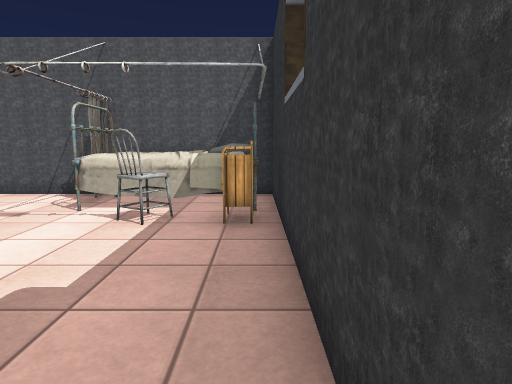
view 1 (above)

16 first-person views from a walk through a scene from a Unity 3-D project. The camera is 1.3 m above the floor, tilts 8° down and sees 75° across. The floor is counted in squares, 1 m on a side. Each view is taken from the middle of a square. On the plan, view 1 faces up. The plan holds only what a view shows up to about 14 squares ahead; the rest is blank. The place goes on beyond the plan. The player is left out. Some animated figures are left out. Door leaves are left out, so doorways stand open. Some surface patterns are stand-ins.

view 2
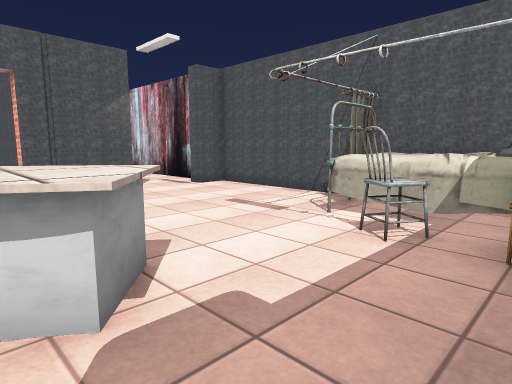

view 3
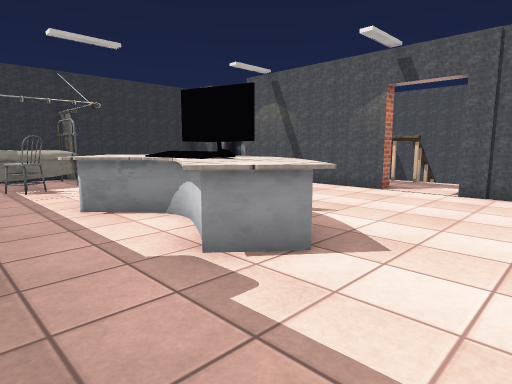

view 4
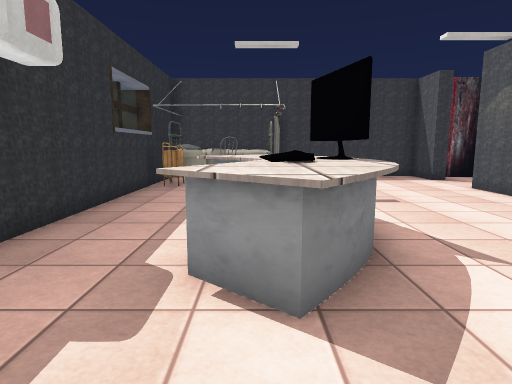

view 5
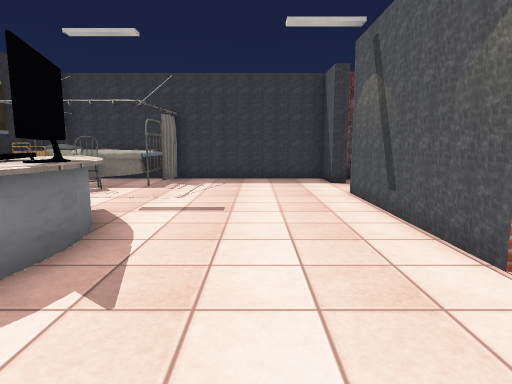

view 6
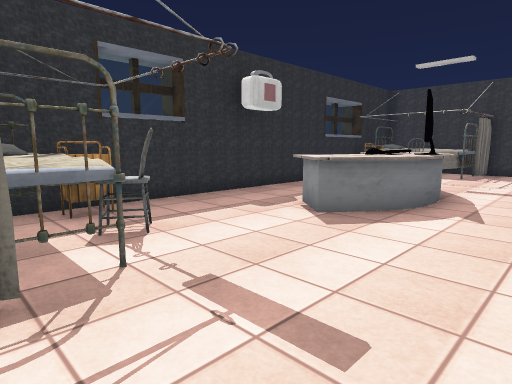

view 7
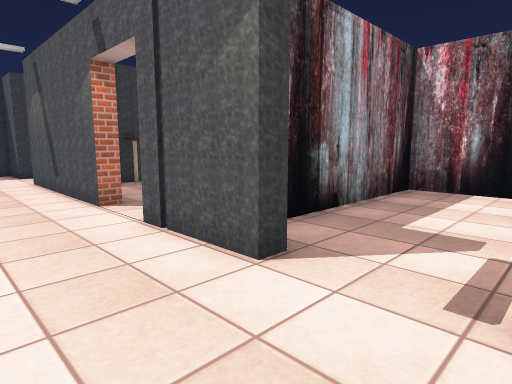

view 8
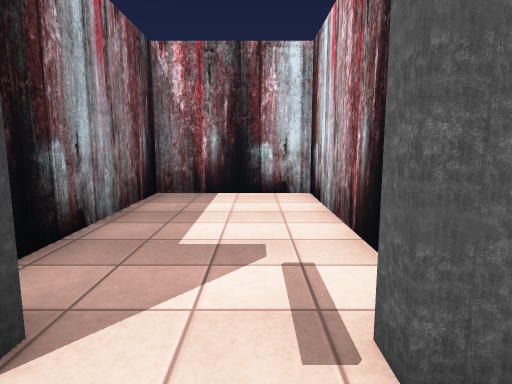

view 9
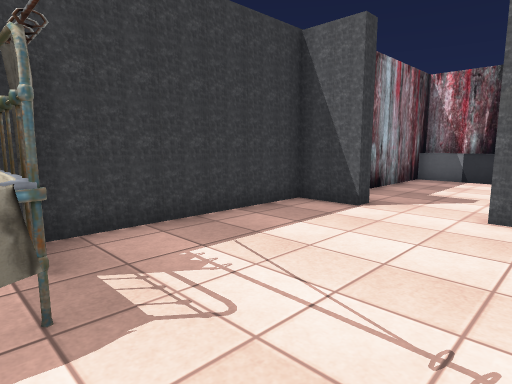

view 10
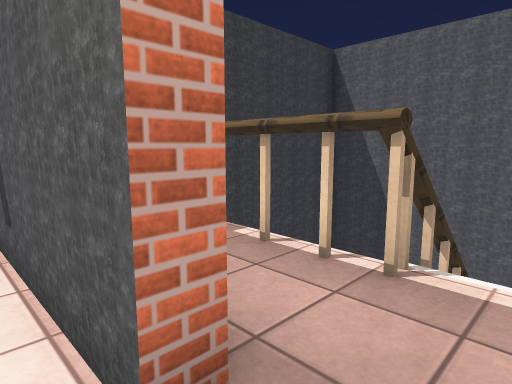

view 11
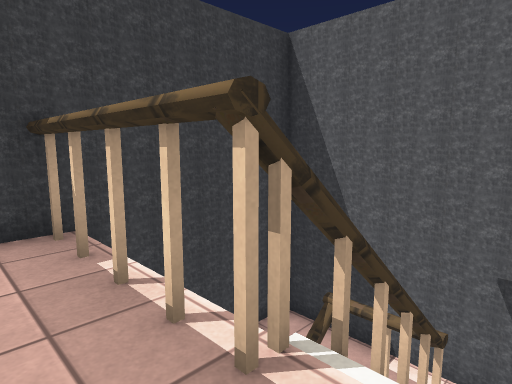

view 12
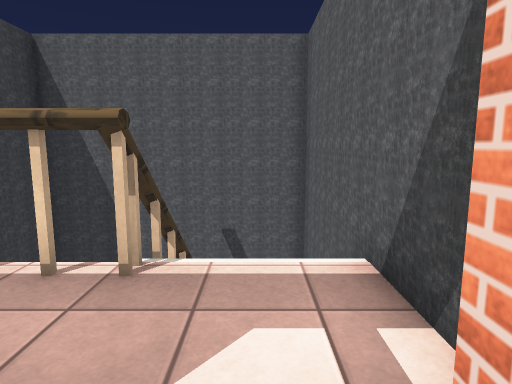

view 13
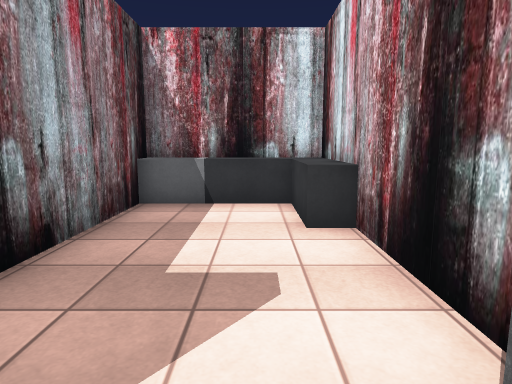

view 14
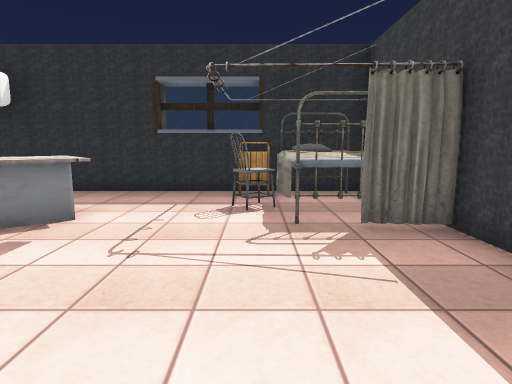

view 15
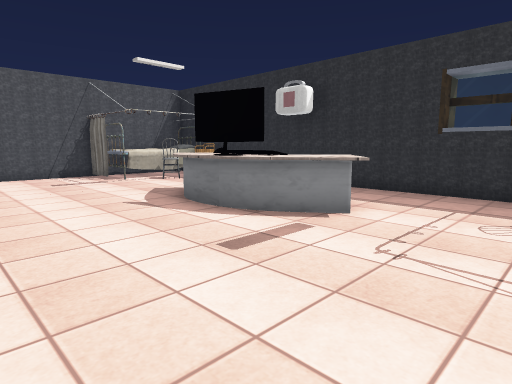

view 16
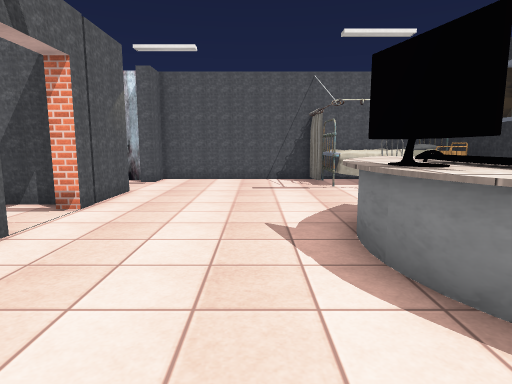

### Floor plan
Key: @ floor where view 1 was taken; # wall or solid block; x gap in a wall; . main floor; - floor 3 m lower than the main floor; / step, stairs or slope; D open door; ^ raised ledge; v drop or lower ground; B bed; P pillow; C chair; O other object.
Columns run from 18 left of view 1 to 1 right of it. Each row starts with its distance up from view 1.
  9  ###################
  8  #......#.....BOOPB#
  7  #......D......OOPB#
  6  #......D.......C.O#
  5  #......#.......C..#
  4  ########..........#
  3 #########......O...#
  2 #    /..D.....OOO..#
  1 # #xvv#.D....O O...#
  0 #-O  vv.#....OOO..@#
 -1 #-#x x/.#....OOO...#
 -2 #-    /.#.....OOO..#
 -3 #--   /.#......O...#
 -4 #########..........#
 -5  #^^^...D..........#
 -6  #......D.......C.O#
 -7  #......D......OOPB#
 -8  #......#.....BOOPB#
 -9  ###################

Where each view was taken, in squares from view 1:
view 1: 0 up, 0 right, facing up
view 2: 1 up, 0 right, facing up-left
view 3: 5 up, 0 right, facing down-left
view 4: 5 up, 3 left, facing down
view 5: 4 up, 7 left, facing down
view 6: 8 up, 7 left, facing down-right
view 7: 8 up, 7 left, facing down-left
view 8: 7 up, 8 left, facing left
view 9: 4 down, 3 left, facing down-left
view 10: 2 up, 9 left, facing down-left
view 11: 2 up, 11 left, facing down-left
view 12: 2 up, 9 left, facing left
view 13: 6 down, 9 left, facing left
view 14: 6 down, 9 left, facing right
view 15: 6 down, 9 left, facing up-right
view 16: 4 down, 6 left, facing up
